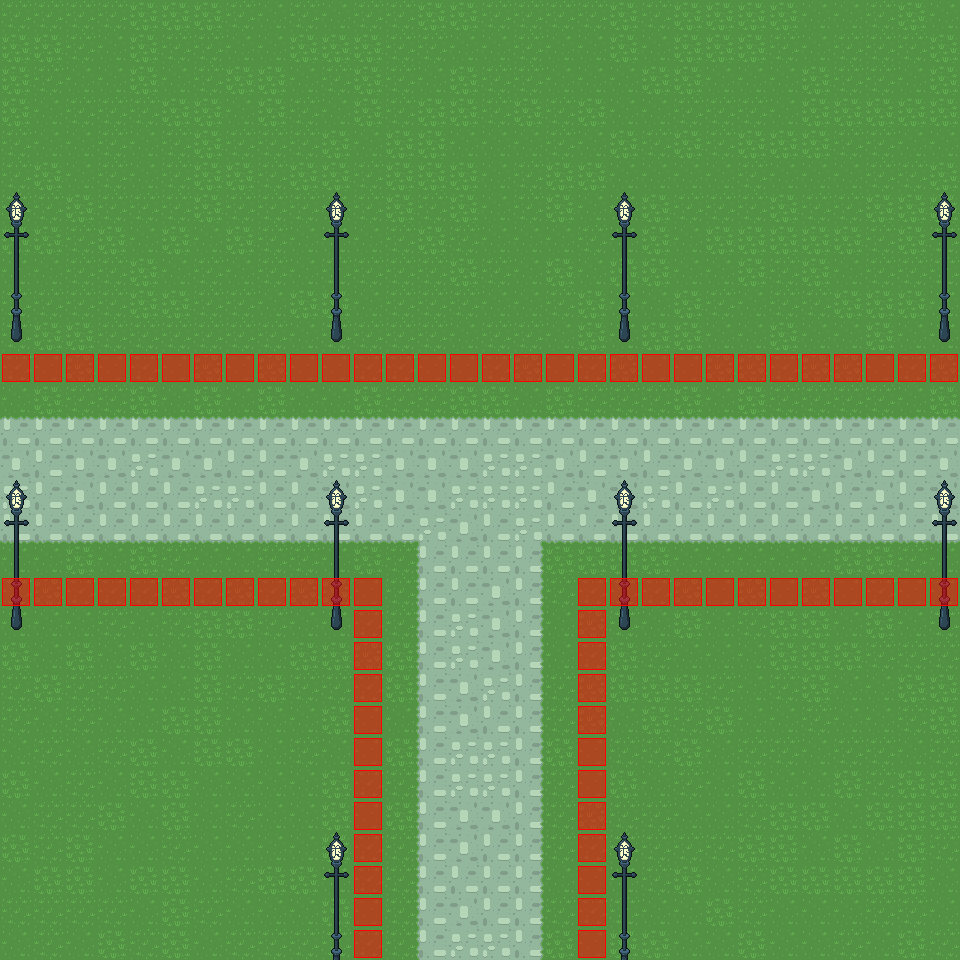

Tiled map render using the project's own tile images. Description and the map definition, with tile-layer contents summarised, below:
An orthogonal 30x30 tile map with 32x32 px tiles, 4 tile layers (Terrain, Decoration, Decoration Upper, Collision), 3 tilesets.

<map version="1.0" orientation="orthogonal" width="30" height="30" tilewidth="32" tileheight="32">
 <properties>
  <property name="east" value="path_c, 0" />
  <property name="south" value="path_e, 0" />
  <property name="west" value="path_a, 0" />
 </properties>
 <tileset firstgid="1" name="collision" tilewidth="32" tileheight="32">
  <image source="data/tilesets/collision.png" width="32" height="32" />
 </tileset>
 <tileset firstgid="2" name="terrain" tilewidth="32" tileheight="32">
  <image source="data/tilesets/punky/bf terrain .png" width="352" height="1600" />
 </tileset>
 <tileset firstgid="552" name="bf ponyville decoration elements" tilewidth="32" tileheight="32">
  <image source="data/tilesets/punky/bf ponyville decoration elements.png" width="288" height="736" />
 </tileset>
 <layer name="Terrain" width="30" height="30">
  <data>[900 cells, 900 non-empty, 12 distinct tile ids]</data>
 </layer>
 <layer name="Decoration" width="30" height="30">
  <data>[900 cells, 8 non-empty, 1 distinct tile ids]</data>
 </layer>
 <layer name="Decoration Upper" width="30" height="30">
  <properties>
   <property name="render" value="above" />
  </properties>
  <data>[900 cells, 40 non-empty, 4 distinct tile ids]</data>
 </layer>
 <layer name="Collision" width="30" height="30">
  <data>[900 cells, 76 non-empty, 1 distinct tile ids]</data>
 </layer>
</map>
